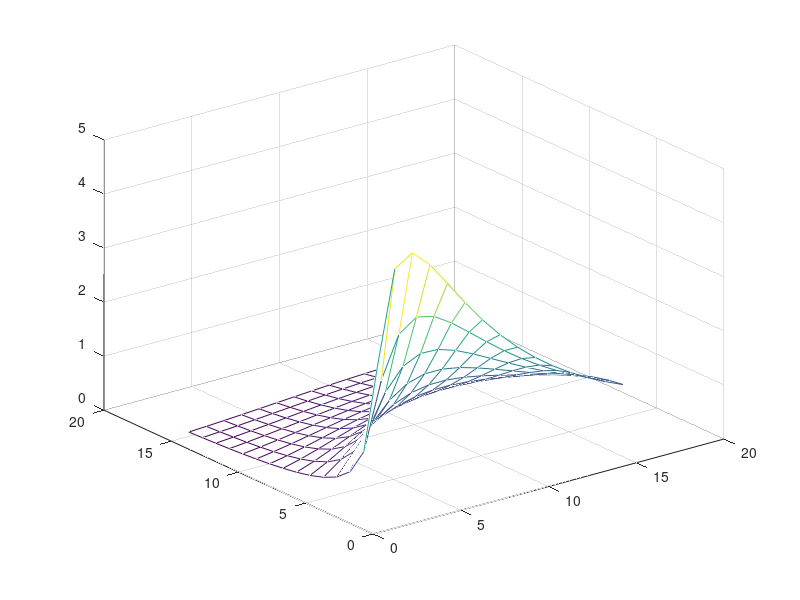
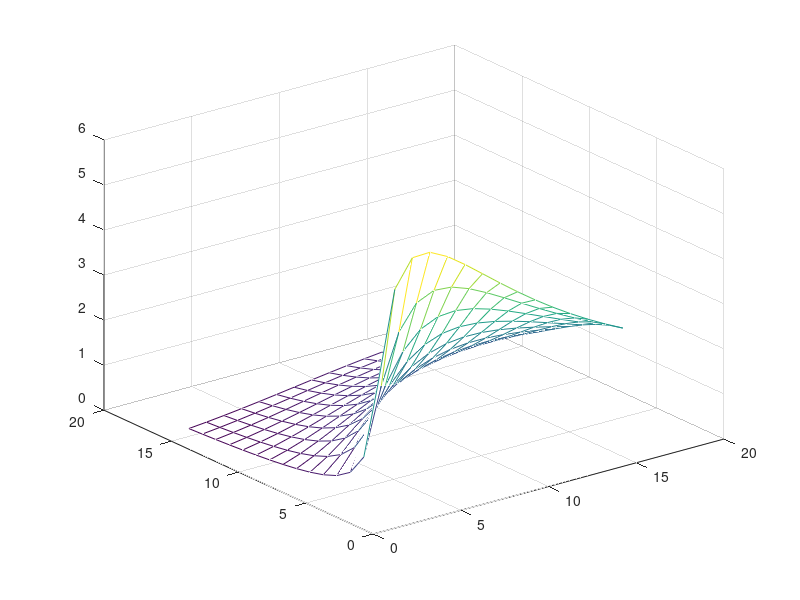
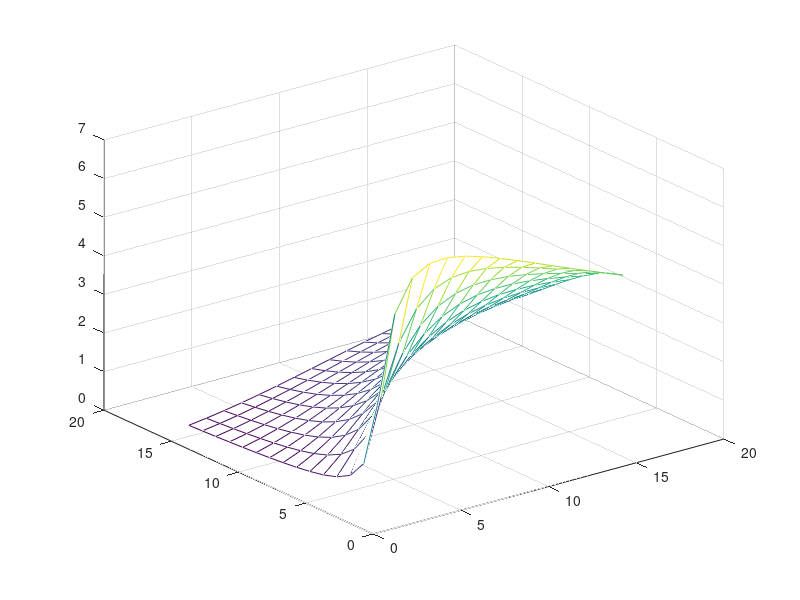
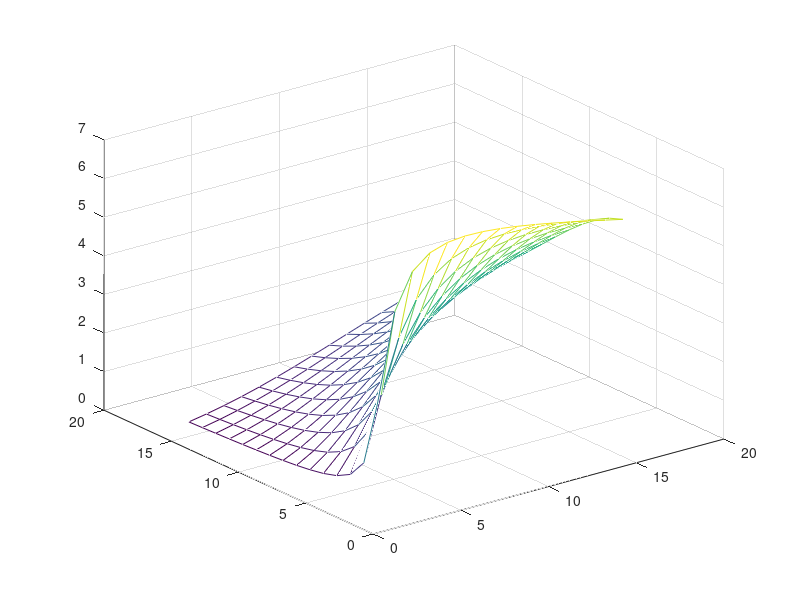

MATLAB code for these plots, in order:
function filterArray = MakeFilterArray

size = 15;
sigmaDir = 3;
sigmaSpeed = 1.16;
prefDir = linspace(0,2*pi-pi/4,8);
prefSpeed = [2,4,8,16,32];
nFilters = length(prefDir)*length(prefSpeed);


[X,Y] = meshgrid(1:size);
filterArray = cell(nFilters,1);
for d = 1:length(prefDir)
    d0 = prefDir(d);
    
    for s = 1:length(prefSpeed)
        s0 = prefSpeed(s);
        
        dMt = zeros(size); 
        sMt = zeros(size);
        for x = 1:size
            
            for y = 1:size
                
                dir = atan2(Y(x,y),X(x,y));
                speed = sqrt(X(x,y).^2+Y(x,y).^2);
                
                dMt(x,y) = exp(sigmaDir*cos(dir-d0)-1);
                sMt(x,y) = exp(-log((speed+s0)/(s0+.33)).^2./(2*sigmaSpeed));
            end
            
        end
        filterArray{s,d} = dMt.*sMt;
        figure;
        mesh(filterArray{s,d});
    end
    
    
end


end